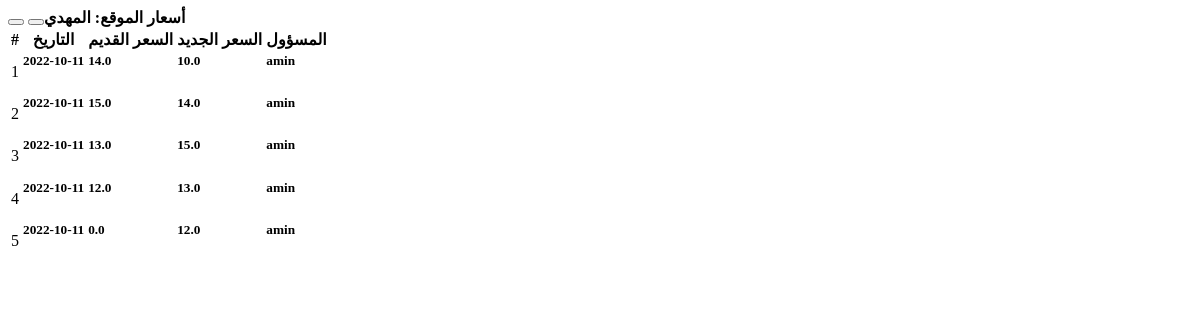
Before: /engineering/geo_price_history/4 (signed in) with the older database file.
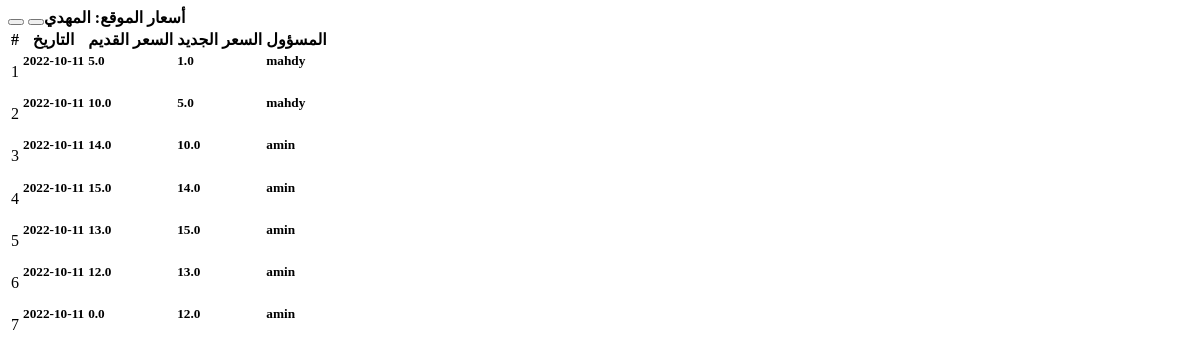
After: the same page with the newer database file.
### Engineering/models.py (models this page shows, shortened)
class GeoPlacePriceHistory(models.Model):
    created = models.DateTimeField(auto_now_add=True, verbose_name="تاريخ الاضافة")
    geo = models.ForeignKey(GeoPlace, on_delete=models.CASCADE, verbose_name="الموقع")
    old_price = models.FloatField(default=0.0, verbose_name='السعر القديم')
    new_price = models.FloatField(default=0.0, verbose_name='السعر الجديد')
    admin = models.ForeignKey(User, on_delete=models.CASCADE, null=True, verbose_name="المسئول")

### Auth/models.py (models this page shows)
class User(AbstractUser):
    avater = models.ImageField(null=True, blank=True)

### Engineering/views.py (the view)
# urls.py: path('geo_price_history/<int:pk>', GeoPlacePriceHistoryList.as_view(), name="GeoPlacePriceHistoryList"),
class GeoPlacePriceHistoryList(LoginRequiredMixin, ListView):
    login_url = '/auth/login/'
    model = GeoPlacePriceHistory
    template_name = 'Engineering/geoplace_price_history.html'
    def get_context_data(self, **kwargs):
        context = super().get_context_data(**kwargs)
        geo = GeoPlace.objects.get(id=self.kwargs['pk'])
        context['title'] = 'أسعار الموقع: ' + str(geo.name)
        context['type'] = 'list'
        context['prices'] = GeoPlacePriceHistory.objects.filter(geo=geo).order_by('-created', '-id')
        return context

### Engineering/templates/Engineering/geoplace_price_history.html (shortened to what this page needs)
{% load mathfilters %}
<div class="card">
    <div class="card-header">
        <div class="card-title">
            <b class="font-weight-bold text-center"> {{ title }}</b>
            <span style="float: left">
            <button type="button" class="btn btn-tool" data-card-widget="maximize"
            onclick="
            if (document.getElementById('expand_modal').value === '0'){
                document.getElementById('expand_modal').value = 1;
                document.getElementById('action_modal2').className = 'modal-dialog expand_modal';
                document.getElementById('sub_modal2').className = 'modal-dialog modal-lg expand_modal';
            }
            else {
                document.getElementById('expand_modal').value = 0;
                document.getElementById('action_modal2').className = 'modal-dialog';
                document.getElementById('sub_modal2').className = 'modal-dialog modal-lg';
            }
            "
            >
            </button>
            <button type="button" class="btn btn-tool" data-dismiss="modal">
            </button>
        </span>
        </div>
    </div>
                <div class="row">
                    <div class="col-lg-12">
                        <div class="card" >
                            <div class="card-body">
                                <div class="table-responsive">
                                    <table class="table table-centered">
                                        <thead class="thead-light text-center">
                                            <tr>
                                                <th scope="col" >#</th>
                                                <th scope="col">
                                                    التاريخ
                                                </th>
                                                <th scope="col">
                                                    السعر القديم
                                                </th>
                                                <th scope="col">
                                                    السعر الجديد
                                                </th>
                                                <th scope="col">
                                                    المسؤول
                                                </th>
                                            </tr>
                                        </thead>
                                        <tbody class="text-center ">
                                          {% for x in prices  %}
                                          <tr>
                                            <td>
                                                {{forloop.counter}}
                                            </td>
                                            <td>
                                                <h5 class="font-size-16">
                                                    {{x.created|date:'Y-m-d'}}
                                                </h5>
                                            </td>
                                            <td>
                                                <h5 class="font-size-16">
                                                    {{x.old_price}}
                                                </h5>
                                            </td>
                                            <td>
                                                <h5
                                                        {% if forloop.first %}
                                                        class="badge badge-danger font-size-16"
                                                        {% else %}
                                                        class="font-size-16"
                                                        {% endif %}
                                                >
                                                    {{x.new_price}}
                                                </h5>
                                            </td>
                                            <td>
                                                <h5 class="font-size-16">
                                                    {{x.admin.username}}
                                                </h5>
                                            </td>
                                        </tr>
                                          {% endfor %}
                                        </tbody>
                                    </table>
                                </div>
                            </div>
                        </div>
                    </div>
                </div>
</div>

Changed rows visible on the page:
added GeoPlacePriceHistory: created "2022-10-11", old_price "5.0", new_price "1.0", admin.username "mahdy"
added GeoPlacePriceHistory: created "2022-10-11", old_price "10.0", new_price "5.0", admin.username "mahdy"
